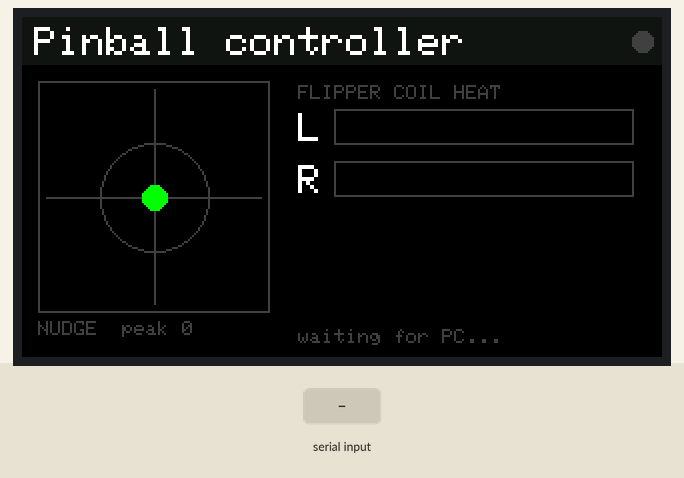
A program run on a simulated ESP32-S3. Parts: 320×170 colour display. The inputs (shaded band) are chosen by the test bench. What the program prints to the serial monitor is not drawn.

Above: at 1.3 s.
1.4 s: "HELLO 1\n" received over Serial
At 1.9 s:
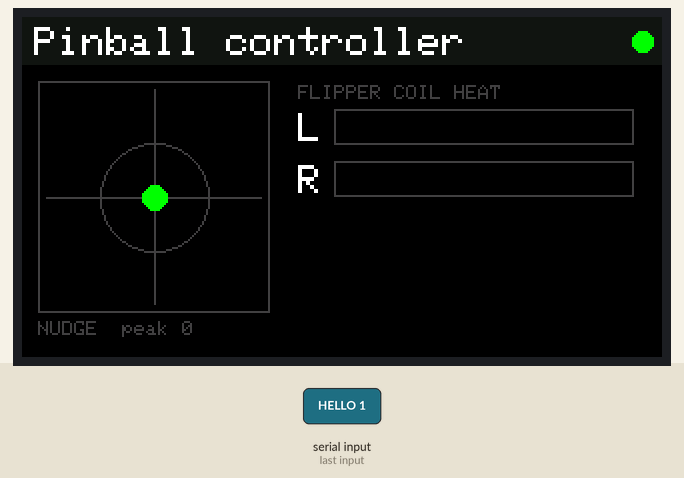
3.0 s: "FRAME 1\n" received over Serial
At 4.3 s:
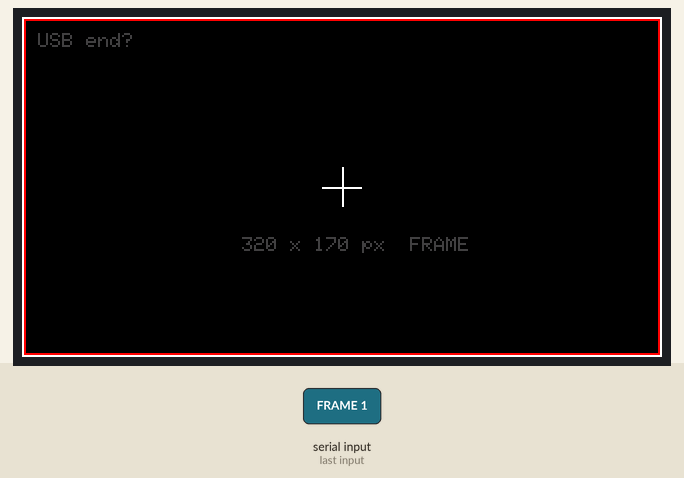
4.6 s: "TABLE 1\n" received over Serial
At 5.5 s:
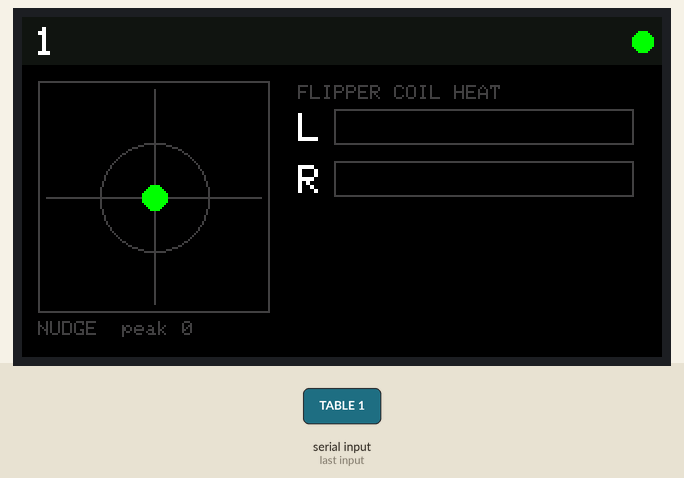
6.2 s: "HEAT 150\n" received over Serial
At 7.4 s:
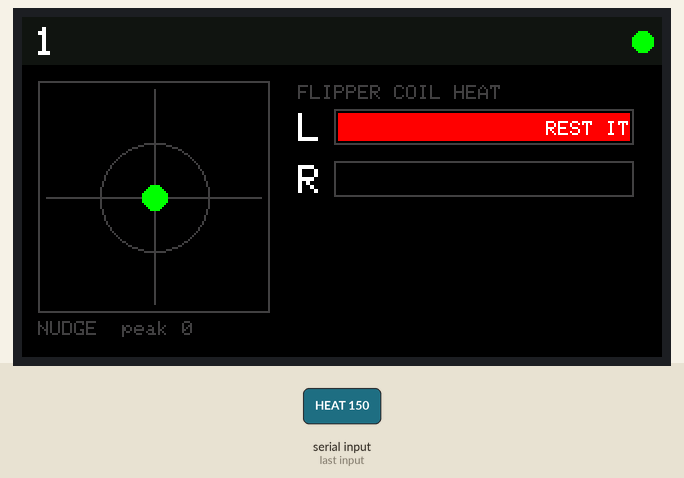
7.7 s: "TABLE\n" received over Serial
At 8.5 s:
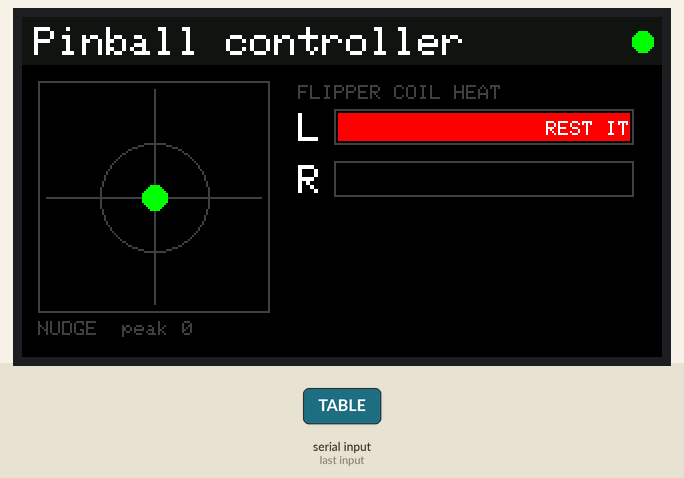
9.2 s: "HEAT 1\n" received over Serial
At 10.0 s:
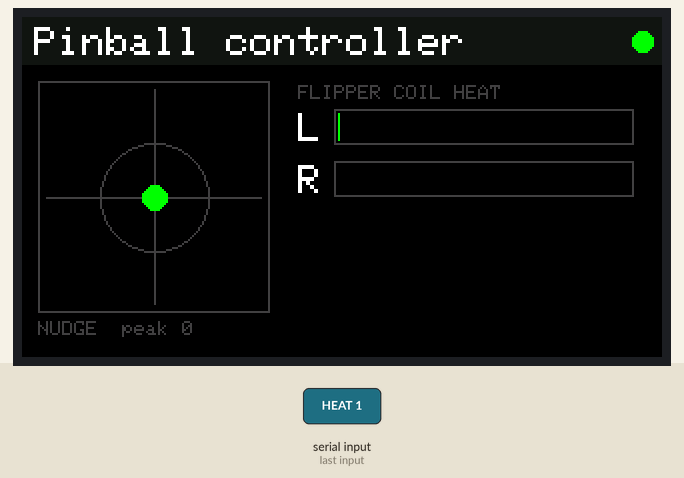
Timing chart, 0 to 12.2 s (numbered marks = the images above; inputs shaded):
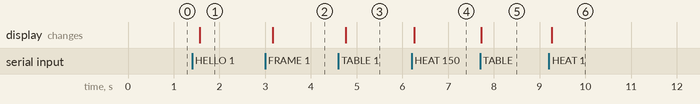

The program:

main.cpp
```cpp
// Pinball controller status display - LilyGO T-Display-S3 (1.9" 170x320 LCD), USB CDC serial.
//
// The host sends one command per line (115200 8N1, any line ending):
//   HELLO            -> replies "STATUS-DISPLAY 1" (lets the host find the right port)
//   TABLE <text>     table name in the top bar
//   NUDGE <x> <y>    nudge vector, -100..100 each axis
//   TILT <0-3>       0 = none, 1-2 = warnings, 3 = TILT
//   HEAT <l> <r>     flipper coil heat estimate, 0-100 each (host models it from flipper presses)
//   MSG <text>       one-line message at the bottom
//   CLEAR            reset every field
//   FRAME            measuring aid: 1-px white frame on the outermost pixels + centre cross (any other command exits)
// Anything else replies "ERR <line>". The screen dims to "waiting for PC" 5 s after the last command.
// The DMD shows the game; this screen shows the controller (nudge, tilt, coil heat) - see README.

#include <Arduino.h>
#include <Arduino_GFX_Library.h>

static const int PIN_POWER_ON = 15;   // must be HIGH for the LCD to run from USB/battery
static const int PIN_LCD_BL   = 38;

Arduino_DataBus *bus = new Arduino_ESP32PAR8Q(7 /*DC*/, 6 /*CS*/, 8 /*WR*/, 9 /*RD*/,
                                              39, 40, 41, 42, 45, 46, 47, 48 /*D0-D7*/);
Arduino_GFX *lcd = new Arduino_ST7789(bus, 5 /*RST*/, 1 /*landscape*/, true /*IPS*/,
                                      170, 320, 35, 0, 35, 0);
Arduino_Canvas *gfx = new Arduino_Canvas(320, 170, lcd);   // draw off-screen, flush once: no flicker

static const uint16_t C_BG = 0x0000, C_DIM = 0x4208, C_TXT = 0xFFFF, C_ACC = 0x04FF,
                      C_OK = 0x07E0, C_WARN = 0xFD20, C_BAD = 0xF800;

struct State {
    String table = "", msg = "";
    int nx = 0, ny = 0, peak = 0, tilt = 0, heatL = 0, heatR = 0;
    uint32_t lastRx = 0, peakAt = 0;
} st;

String line;
bool dirty = true;
bool frameMode = false;

static void handle(const String &l) {
    int sp = l.indexOf(' ');
    String cmd = (sp < 0 ? l : l.substring(0, sp)), arg = (sp < 0 ? "" : l.substring(sp + 1));
    cmd.toUpperCase();
    frameMode = (cmd == "FRAME");
    if (frameMode) { dirty = true; return; }
    if (cmd == "HELLO") Serial.println("STATUS-DISPLAY 1");
    else if (cmd == "TABLE") st.table = arg;
    else if (cmd == "MSG")   st.msg = arg;
    else if (cmd == "HEAT") {
        int sp2 = arg.indexOf(' ');
        st.heatL = constrain(arg.substring(0, sp2).toInt(), 0, 100);
        st.heatR = constrain(sp2 < 0 ? 0 : arg.substring(sp2 + 1).toInt(), 0, 100);
    }
    else if (cmd == "TILT")  st.tilt = constrain(arg.toInt(), 0, 3);
    else if (cmd == "NUDGE") {
        int sp2 = arg.indexOf(' ');
        st.nx = constrain(arg.substring(0, sp2).toInt(), -100, 100);
        st.ny = constrain(sp2 < 0 ? 0 : arg.substring(sp2 + 1).toInt(), -100, 100);
        int m = max(abs(st.nx), abs(st.ny));
        if (m > st.peak || millis() - st.peakAt > 10000) { st.peak = m; st.peakAt = millis(); }   // peak holds 10 s
    } else if (cmd == "CLEAR") st = State();
    else { Serial.print("ERR "); Serial.println(l); return; }
    st.lastRx = millis();
    dirty = true;
}

static void drawNudge(int x0, int y0, int s) {   // square s x s, centre crosshair, dot at the vector
    int cx = x0 + s / 2, cy = y0 + s / 2, r = s / 2 - 4;
    gfx->drawRect(x0, y0, s, s, C_DIM);
    gfx->drawFastHLine(x0 + 4, cy, s - 8, C_DIM);
    gfx->drawFastVLine(cx, y0 + 4, s - 8, C_DIM);
    gfx->drawCircle(cx, cy, r / 2, C_DIM);
    int px = cx + st.nx * r / 100, py = cy - st.ny * r / 100;
    int m = max(abs(st.nx), abs(st.ny));
    uint16_t c = m > 80 ? C_BAD : m > 50 ? C_WARN : C_OK;
    gfx->drawLine(cx, cy, px, py, c);
    gfx->fillCircle(px, py, 6, c);
    gfx->setTextSize(1); gfx->setTextColor(C_DIM);
    gfx->setCursor(x0, y0 + s + 4); gfx->print("NUDGE  peak "); gfx->print(st.peak);
}

static void renderFrame() {   // outermost pixel ring + corner ticks + centre cross, for measuring the active area
    gfx->fillScreen(C_BG);
    gfx->drawRect(0, 0, 320, 170, C_TXT);
    gfx->drawRect(1, 1, 318, 168, C_BAD);
    gfx->drawFastHLine(150, 85, 20, C_TXT); gfx->drawFastVLine(160, 75, 20, C_TXT);
    gfx->setTextSize(1); gfx->setTextColor(C_DIM);
    gfx->setCursor(110, 110); gfx->print("320 x 170 px  FRAME");
    gfx->setCursor(8, 8); gfx->print("USB end?");
    gfx->flush();
}

static void render() {
    if (frameMode) { renderFrame(); return; }
    bool live = st.lastRx && millis() - st.lastRx < 5000;
    gfx->fillScreen(C_BG);

    // top bar: table name + link dot
    gfx->fillRect(0, 0, 320, 24, 0x10A2);
    gfx->setTextSize(2); gfx->setTextColor(C_TXT);
    gfx->setCursor(6, 5);
    gfx->print(st.table.length() ? st.table.substring(0, 24) : String("Pinball controller"));
    gfx->fillCircle(310, 12, 5, live ? C_OK : C_DIM);

    drawNudge(8, 32, 116);

    // right column: coil heat bars
    int x = 138;
    gfx->setTextSize(1); gfx->setTextColor(C_DIM);
    gfx->setCursor(x, 34); gfx->print("FLIPPER COIL HEAT");
    const int heat[2] = {st.heatL, st.heatR};
    for (int i = 0; i < 2; i++) {
        int y = 46 + i * 26, w = 150, h = 18, bx = x + 18;
        gfx->setTextSize(2); gfx->setTextColor(C_TXT);
        gfx->setCursor(x, y + 2); gfx->print(i ? "R" : "L");
        gfx->drawRect(bx, y, w, h, C_DIM);
        uint16_t c = heat[i] >= 85 ? C_BAD : heat[i] >= 60 ? C_WARN : C_OK;
        gfx->fillRect(bx + 2, y + 2, (w - 4) * heat[i] / 100, h - 4, c);
        if (heat[i] >= 85) { gfx->setTextSize(1); gfx->setTextColor(C_TXT); gfx->setCursor(bx + w - 44, y + 6); gfx->print("REST IT"); }
    }
    if (st.tilt) {   // warnings as pips, TILT as a full red banner
        if (st.tilt >= 3) {
            gfx->fillRoundRect(x, 104, 174, 34, 6, C_BAD);
            gfx->setTextSize(3); gfx->setTextColor(C_TXT);
            gfx->setCursor(x + 50, 110); gfx->print("TILT");
        } else {
            gfx->setTextSize(2); gfx->setTextColor(C_WARN);
            gfx->setCursor(x, 112); gfx->print("DANGER");
            for (int i = 0; i < st.tilt; i++) gfx->fillCircle(x + 90 + i * 18, 119, 6, C_WARN);
        }
    }

    // bottom line
    gfx->setTextSize(1); gfx->setTextColor(live ? C_TXT : C_DIM);
    gfx->setCursor(x, 156);
    gfx->print(live ? st.msg.substring(0, 29) : String("waiting for PC..."));
    gfx->flush();
}

void setup() {
    pinMode(PIN_POWER_ON, OUTPUT); digitalWrite(PIN_POWER_ON, HIGH);
    pinMode(PIN_LCD_BL, OUTPUT);   digitalWrite(PIN_LCD_BL, HIGH);
    Serial.begin(115200);
    gfx->begin();
    render();
}

void loop() {
    while (Serial.available()) {
        char c = Serial.read();
        if (c == '\n' || c == '\r') { line.trim(); if (line.length()) handle(line); line = ""; }
        else if (line.length() < 120) line += c;
    }
    static uint32_t lastDraw = 0;
    static bool wasLive = false;
    bool live = st.lastRx && millis() - st.lastRx < 5000;
    if (live != wasLive) { dirty = true; wasLive = live; }
    if (dirty && millis() - lastDraw > 33) { render(); dirty = false; lastDraw = millis(); }   // <= 30 fps
}
```

Measured:
- after the input at 1.4 s, the display: changes after 0.16 s (image 1)
- after the input at 3.0 s, the display: changes after 0.16 s (image 2)
- after the input at 4.6 s, the display: changes after 0.16 s (image 3)
- after the input at 6.2 s, the display: changes after 0.06 s (image 4)
- after the input at 7.7 s, the display: changes at once (image 5)
- after the input at 9.2 s, the display: changes after 0.06 s (image 6)
